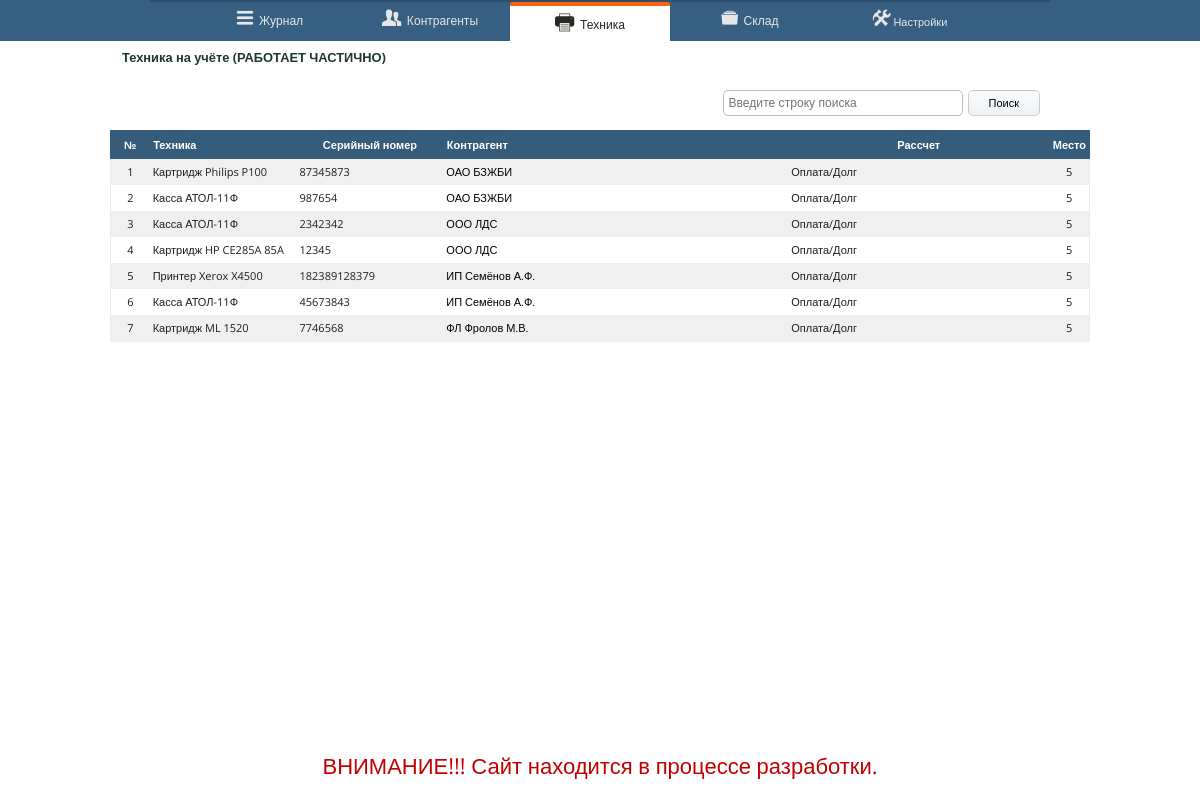
Page /?page=object on the committed database.
### tables this page shows
CREATE TABLE `units` (
  `id` int(11) NOT NULL AUTO_INCREMENT,
  `name` varchar(255) NOT NULL,
  `sn` varchar(255) NOT NULL,
  `client` int(11) NOT NULL,
  PRIMARY KEY (`id`)
);

### index.php (called while the page is built, shortened)
<?php
include_once ('layout/clienteditget.php');
include_once ('layout/header.php');
include_once("layout/$page.php");
include_once('layout/footer.php');
?>

### layout/object.php (the view, shortened to what this page needs)
<?php
   include ('components/db_connection.php');
?>
<div class="container">
	<div id="content">
	<div class="row40">
           <?php include ('layout/toolbar.php') ?>
           <?php include ('layout/search.php') ?>
      </div>
            <div class="tabl">
            	<table>
            		<thead>
            		<tr>
            			<th class="table-td-num">№</th>
            			<th class="table-td-object">Техника</th>
            			<th class="table-td-6">Серийный номер</th>
            			<th class="table-td-client">Контрагент</th>
            			<th id="table-td-num">Рассчет</th>
            			<th id="table-td-num">Место</th>
            		</tr>
            		</thead>
            		<tbody >
<?php
					$query = "SELECT a.id, a.name, a.sn, a.clname, a.shortname, a.opf, a.clid FROM ";
					$query .=" (SELECT u.* , c.* FROM units AS u , client AS c ";
					$query .=" WHERE ";
					$query .=" u.client = c.clid) ";
					$query .=" AS a ";
					$query .=" WHERE a.name LIKE '%$search%' ";
                    $query .= " OR ";
                    $query .= "a.sn ";
                    $query .= "LIKE '%$search%' ";
                    $query .= " OR ";
                    $query .= "a.clname ";
                    $query .= "LIKE '%$search%' ";
                    $query .= "ORDER BY a.clname";
                    if ($stmt = $mysqli->prepare($query)){
                        $stmt->execute();
                        $stmt->bind_result($aid,
                         $aname,
                         $asn,
                         $aclient,
                         $ashortname,
                         $aopf,
                     	 $aclid);
                        $i=0;
                        while ($stmt->fetch()){
                            $i++;
                            echo "<tr>";
                            echo "<td class='table-td-num text-h-center'>{$i}</td>";
                            echo "<td class='table-td-object'>$aname</td>";
                            echo "<td class='table-td-object'>$asn</td>";
                            echo "<td class='table-td-client'><a href='?page=clienttech&clid=$aclid'>$aopf $ashortname</a></td>";
                            echo "<td class='table-td-client'>Оплата/Долг</td>";
                            echo "<td class='table-td-num text-h-center'>5</td>";
                            echo "</tr>";
                        }}?>
	            	</tbody>
	            	</table>
            </div>
        </div>
    </div>

### css/form.css (style rules this page uses)
html { height: 100%; }
a { padding: 0; margin: 0; }
body { width: 100%; color: #1F1F1F; font-family: 'Open Sans', sans-serif; font-size: 11px; margin: 0; padding: 0; }
table { font-size: 100%; }
table tr { background-color: #fff ; }
table tr:nth-child(1n) { background-color: #F0F0F0 ; }
table tr:nth-child(2n) { background-color: #FFF ; }
a { text-decoration: none; color: #000 }
.row40 { width: 100%; height: 40px; }
.table-td-num, .table-td-status, .table-td-check, .table-td-place { width: 4%; }
.table-td-client, .table-td-work { text-align: left; }
.table-td-director, .table-td-object, .table-td-reason { text-align: left; width: 15%; }
.text-h-center { text-align: center; }
.tabl { width: 100%; height: 75vh; overflow-y: auto; }
table { vertical-align: top; border: 1px solid #eaecef; border-collapse: collapse; padding: 20px; width: 100%; }
table th { background-color: #355C7B; color: #fff; padding: 6px 3px; border-top: 1px solid #355C7B ; border-left: 1px solid #355C7B ; border-bottom: 1px solid #355C7B; }
table th:last-child { border-right: 1px solid #355C7B ; }
table td { padding: 3px 3px; line-height: 20px; }
.container { width: 980px; margin: auto; }
#content { display: block; margin-top: 90px; width: 100%; }

### rows in the picture
units: name "Картридж Philips P100", sn "87345873", aopf "ОАО", ashortname "БЗЖБИ"
units: name "Касса АТОЛ-11Ф", sn "987654", aopf "ОАО", ashortname "БЗЖБИ"
units: name "Касса АТОЛ-11Ф", sn "2342342", aopf "ООО", ashortname "ЛДС"
units: name "Картридж HP CE285A 85A", sn "12345", aopf "ООО", ashortname "ЛДС"
units: name "Принтер Xerox X4500", sn "182389128379", aopf "ИП", ashortname "Семёнов А.Ф."
units: name "Касса АТОЛ-11Ф", sn "45673843", aopf "ИП", ashortname "Семёнов А.Ф."
units: name "Картридж ML 1520", sn "7746568", aopf "ФЛ", ashortname "Фролов М.В."

### other values in the picture
$page_title "Техника на учёте (РАБОТАЕТ ЧАСТИЧНО)"
